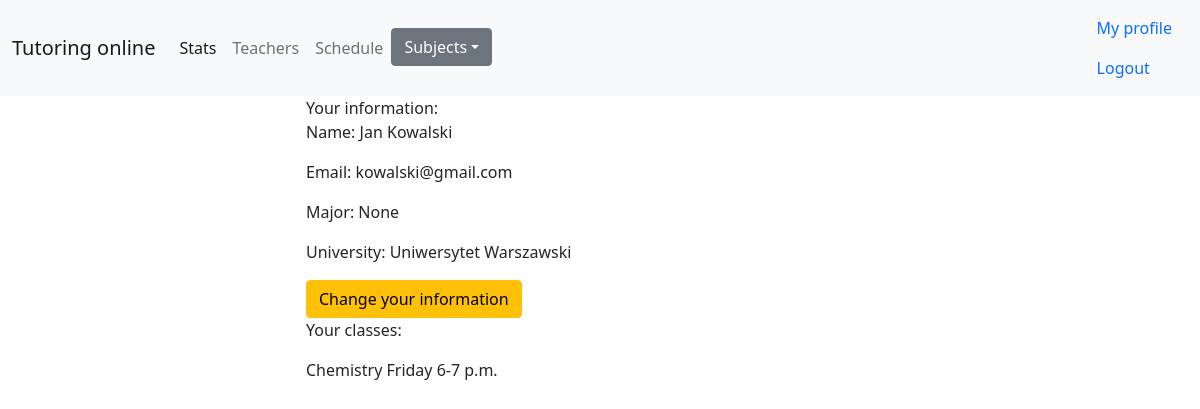
/teacher_profile (signed in), run on an earlier commit of the app's database.
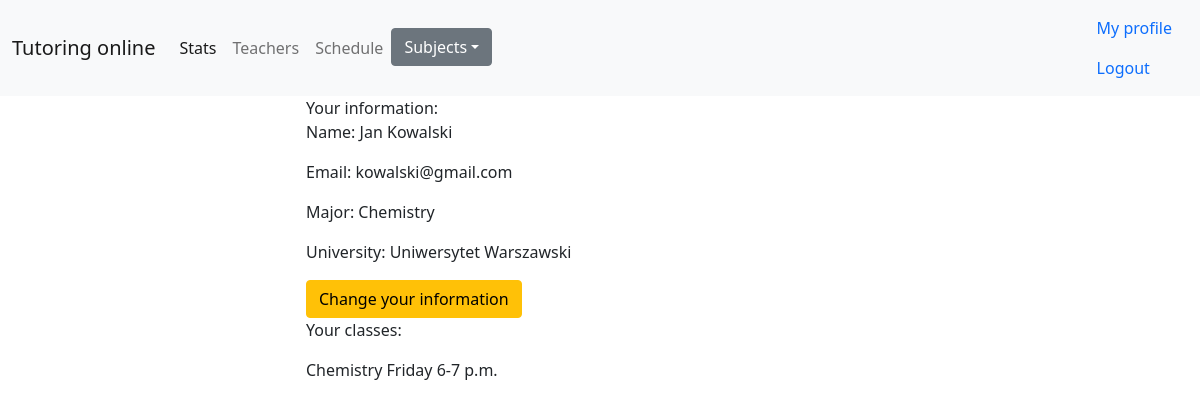
And on a later commit of the database.
### app/__init__.py (models this page shows, shortened)
class User(db.Model, UserMixin):
	__tablename__ = "user"
	id = db.Column(db.Integer, primary_key=True)
	email = db.Column(db.String(120), unique=True, nullable=False)
	password = db.Column(db.String(60), nullable=False)

class Teacher(User):
	__tablename__ = "teachers"
	id = db.Column(db.Integer, db.ForeignKey('user.id'), primary_key=True)
	first_name = db.Column(db.String)
	last_name = db.Column(db.String)
	university = db.Column(db.String)
	subjects = db.Column(db.String)
	major = db.Column(db.String)

### app/main.py (the view)
@app.route('/teacher_profile')
@login_required
def teachers_profile():
  teacher_data = Teacher.query.filter_by(email=current_user.email).first()
  classes = [(t.subject + " " + t.weekday + " " + t.hour) for t in Classes.query.filter_by
  (teacher_id=current_user.id).all()]
  return render_template('teacher_profile.html', teacher_data=teacher_data, classes=classes)

### app/forms.py (called while the page is built)
@login_manager.user_loader
def load_user(user_id):
	return User.query.get(int(user_id))

### app/templates/teacher_profile.html (shortened to what this page needs)
<!DOCTYPE html>
{% extends "layout.html" %}
{% block content %}
<head>
</head>
<body>
	<div>Your information:
		<p>Name: {{teacher_data.first_name}}
			{{teacher_data.last_name}}</p>
		<p>Email: {{teacher_data.email}}</p>
		<p>Major: {{teacher_data.major}}</p>
		<p>University: {{teacher_data.university}}</p>
		<a class="btn btn-warning" href="change_teacher_form">Change your information </a>
	</div>
	<div><p> Your classes:</p>
		<a>{% for item in classes %}</a>
		<p>{{item}}</p>
		{% endfor %}
	</div>
</body>
{% endblock content %}

What changed in the data, as far as the page shows it:
changed Teacher "Jan": major "None" → "Chemistry"
